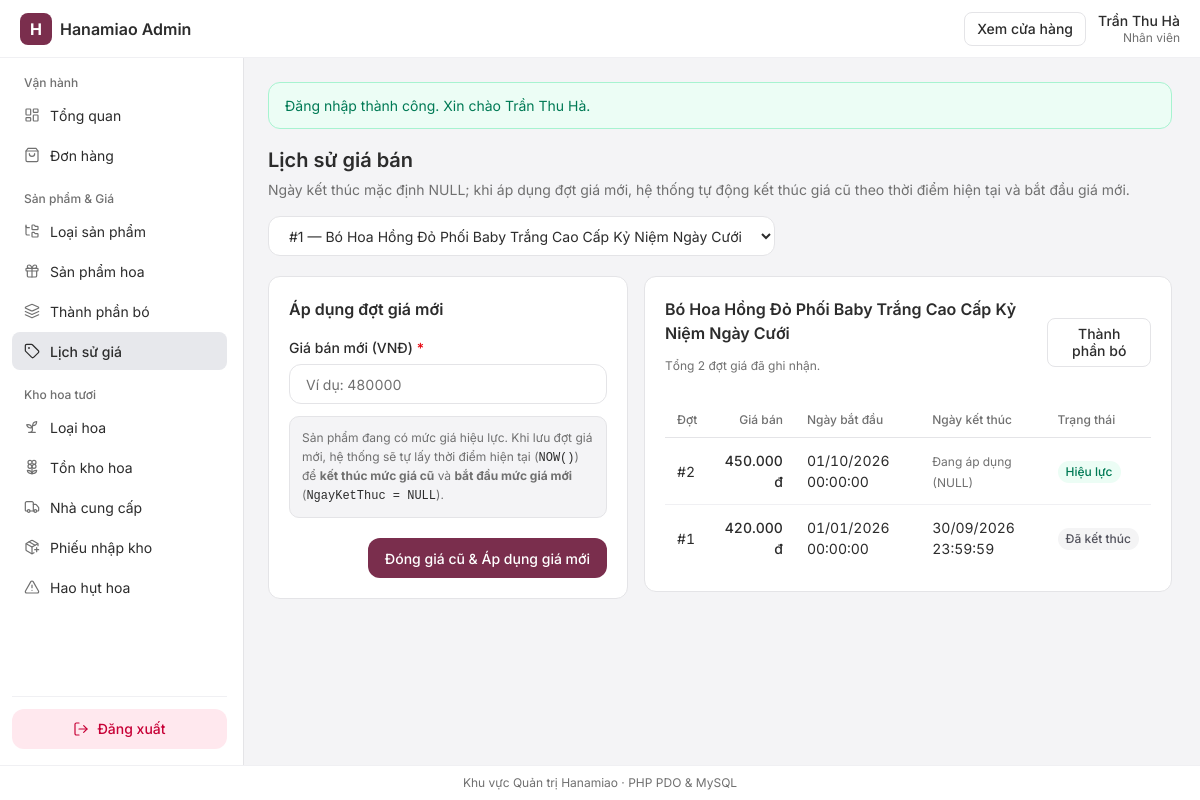
The app's page /admin/index.php?page=product_prices (signed in) with its own data.
### tables this page shows
CREATE TABLE IF NOT EXISTS `SanPham` (
    `ID_SP` INT UNSIGNED NOT NULL AUTO_INCREMENT,
    `TenSanPham` VARCHAR(180) NOT NULL,
    `ID_LSP` INT UNSIGNED NOT NULL,
    `HinhAnh` VARCHAR(255) DEFAULT NULL,
    `MoTa` TEXT DEFAULT NULL,
    `TrangThai` TINYINT(1) NOT NULL DEFAULT 1,
    PRIMARY KEY (`ID_SP`),
    KEY `idx_sp_lsp` (`ID_LSP`),
    KEY `idx_sp_trangthai` (`TrangThai`),
    CONSTRAINT `fk_sanpham_loaisanpham` FOREIGN KEY (`ID_LSP`)
        REFERENCES `LoaiSanPham` (`ID_LSP`) ON UPDATE CASCADE ON DELETE RESTRICT
);

CREATE TABLE IF NOT EXISTS `LichSuGia` (
    `ID_GB` INT UNSIGNED NOT NULL AUTO_INCREMENT,
    `ID_SP` INT UNSIGNED NOT NULL,
    `GiaBan` DECIMAL(12, 0) NOT NULL,
    `NgayBatDau` DATETIME NOT NULL DEFAULT CURRENT_TIMESTAMP,
    `NgayKetThuc` DATETIME DEFAULT NULL,
    PRIMARY KEY (`ID_GB`),
    KEY `idx_lsg_sp_ngay` (`ID_SP`, `NgayBatDau`, `NgayKetThuc`),
    CONSTRAINT `fk_lsg_sanpham` FOREIGN KEY (`ID_SP`)
        REFERENCES `SanPham` (`ID_SP`) ON UPDATE CASCADE ON DELETE CASCADE
);

### functions/helpers.php (called while the page is built, shortened)
<?php
function h(mixed $value): string
{
    return htmlspecialchars((string)($value ?? ''), ENT_QUOTES, 'UTF-8');
}
function formatMoney(float|int|string|null $amount): string
{
    return number_format((float)$amount, 0, ',', '.') . ' đ';
}
function formatDate(?string $datetime, string $format = 'd/m/Y H:i'): string
{
    $timestamp = strtotime($datetime);
    return $timestamp === false ? h($datetime) : date($format, $timestamp);
}

### admin/pages/product_prices.php (the view, shortened to what this page needs)
<?php
$products = [];
$priceHistory = [];
$selectedSp = isset($_GET['sp']) ? (int)$_GET['sp'] : 0;
$selectedProduct = null;
$hasOpenPrice = false;
if ($pdo instanceof PDO) {
    try {
        $products = $pdo->query('SELECT ID_SP, TenSanPham FROM SanPham ORDER BY ID_SP ASC')->fetchAll();
        if ($selectedSp === 0 && count($products) > 0) {
            $selectedSp = (int)$products[0]['ID_SP'];
        }
        foreach ($products as $p) {
            if ((int)$p['ID_SP'] === $selectedSp) {
                $selectedProduct = $p;
                break;
            }
        }
        if ($selectedProduct !== null) {
            $stmt = $pdo->prepare(
                'SELECT ID_GB, ID_SP, GiaBan, NgayBatDau, NgayKetThuc
                 FROM LichSuGia
                 WHERE ID_SP = ?
                 ORDER BY (NgayKetThuc IS NULL) DESC, NgayBatDau DESC, ID_GB DESC'
            );
            $stmt->execute([$selectedSp]);
            $priceHistory = $stmt->fetchAll();
            foreach ($priceHistory as $row) {
                if ($row['NgayKetThuc'] === null) {
                    $hasOpenPrice = true;
                    break;
                }
            }
        }
    } catch (PDOException $exception) {
        error_log('[Hanamiao Admin Prices] ' . $exception->getMessage());
        $dbError = 'Không thể tải lịch sử giá bán.';
    }
}
?>
<div class="admin-page-head">
    <div>
        <h1 class="admin-page-title">Lịch sử giá bán</h1>
        <p class="admin-page-subtitle">Ngày kết thúc mặc định NULL; khi áp dụng đợt giá mới, hệ thống tự động kết thúc giá cũ theo thời điểm hiện tại và bắt đầu giá mới.</p>
    </div>
    <form method="get" action="index.php" class="admin-inline-select">
        <select name="sp" class="admin-input" onchange="this.form.submit()" aria-label="Chọn sản phẩm">
            <?php foreach ($products as $p): ?>
                <?php $pid = (int)$p['ID_SP']; ?>
                <option value="<?php echo $pid; ?>"<?php echo $selectedSp === $pid ? ' selected' : ''; ?>>
                    #<?php echo $pid; ?> — <?php echo h($p['TenSanPham']); ?>
                </option>
            <?php endforeach; ?>
        </select>
    </form>
</div>
<?php if ($selectedProduct === null): ?>
    <section class="admin-card admin-empty">
        <p class="admin-muted">Chưa có sản phẩm nào để thiết lập giá bán.</p>
        <a class="admin-btn admin-btn-primary" href="index.php?page=products">Tạo sản phẩm đầu tiên</a>
    </section>
<?php else: ?>
    <div class="admin-split-grid">
        <section class="admin-card">
            <div class="admin-card-head">
                <h2 class="admin-card-title"><?php echo $hasOpenPrice ? 'Áp dụng đợt giá mới' : 'Thiết lập giá bán ban đầu'; ?></h2>
            </div>
            <form action="actions/price_save.php" method="post" class="admin-form">
                <div class="admin-field">
                    <label for="gia_ban" class="admin-label">Giá bán mới (VNĐ) <span class="required-mark">*</span></label>
                    <input id="gia_ban" name="gia_ban" type="number" min="0" step="1000" class="admin-input tabular-nums" placeholder="Ví dụ: 480000" required>
                </div>
                <?php if ($hasOpenPrice): ?>
                    <div class="admin-info-note">
                        Sản phẩm đang có mức giá hiệu lực. Khi lưu đợt giá mới, hệ thống sẽ tự lấy thời điểm hiện tại (<code>NOW()</code>) để <strong>kết thúc mức giá cũ</strong> và <strong>bắt đầu mức giá mới</strong> (<code>NgayKetThuc = NULL</code>).
                    </div>
                <?php endif; ?>
                <div class="admin-form-actions">
                    <button type="submit" class="admin-btn admin-btn-primary">
                        <?php echo $hasOpenPrice ? 'Đóng giá cũ & Áp dụng giá mới' : 'Lưu giá bán'; ?>
                    </button>
                </div>
            </form>
        </section>
        <section class="admin-card">
            <div class="admin-card-head">
                <div>
                    <h2 class="admin-card-title"><?php echo h($selectedProduct['TenSanPham']); ?></h2>
                    <p class="cell-sub">Tổng <?php echo count($priceHistory); ?> đợt giá đã ghi nhận.</p>
                </div>
                <a class="admin-btn admin-btn-outline admin-btn-sm" href="index.php?page=product_bom&amp;sp=<?php echo $selectedSp; ?>">Thành phần bó</a>
            </div>
            <?php if (count($priceHistory) === 0): ?>
                <div class="admin-empty-inline"><p class="admin-muted">Sản phẩm chưa có lịch sử giá bán.</p></div>
            <?php else: ?>
                <div class="admin-table-wrap">
                    <table class="admin-table">
                        <thead>
                            <tr>
                                <th>Đợt</th>
                                <th class="text-right">Giá bán</th>
                                <th>Ngày bắt đầu</th>
                                <th>Ngày kết thúc</th>
                                <th>Trạng thái</th>
                            </tr>
                        </thead>
                        <tbody>
                            <?php foreach ($priceHistory as $row): ?>
                                <?php $isCurrent = ($row['NgayKetThuc'] === null); ?>
                                <tr>
                                    <td class="tabular-nums">#<?php echo (int)$row['ID_GB']; ?></td>
                                    <td class="text-right tabular-nums font-medium"><?php echo h(formatMoney($row['GiaBan'])); ?></td>
                                    <td class="tabular-nums"><?php echo h(formatDate((string)$row['NgayBatDau'], 'd/m/Y H:i:s')); ?></td>
                                    <td class="tabular-nums">
                                        <?php echo $isCurrent ? '<span class="cell-sub">Đang áp dụng (NULL)</span>' : h(formatDate((string)$row['NgayKetThuc'], 'd/m/Y H:i:s')); ?>
                                    </td>
                                    <td>
                                        <span class="admin-badge <?php echo $isCurrent ? 'badge-success' : 'badge-neutral'; ?>">
                                            <?php echo $isCurrent ? 'Hiệu lực' : 'Đã kết thúc'; ?>
                                        </span>
                                    </td>
                                </tr>
                            <?php endforeach; ?>
                        </tbody>
                    </table>
                </div>
            <?php endif; ?>
        </section>
    </div>
<?php endif; ?>

### css/tokens.css (style rules this page uses)
:root { color-scheme: light; --app-font: "Inter", ui-sans-serif, system-ui, -apple-system, "Segoe UI", Roboto, sans-serif; --primary: #7a2e4d; --primary-hover: #63233d; --primary-foreground: #ffffff; --primary-light: rgba(122, 46, 77, 0.08); --background: #f4f4f6; --surface: #ffffff; --surface-overlay: #ffffff; --foreground: #2c2c2c; --muted: #707070; --border: #f0f0f3; --border-strong: #e4e4e7; --border-focus: var(--primary); --ring-focus: rgba(122, 46, 77, 0.12); --item-hover: #f4f4f6; --surface-hover: #f8f8fa; --background-hover: #e7e7ea; --secondary: #e7e8ec; --secondary-hover: #dbdce2; --button-hover-surface: #f1f1f3; --button-hover-page: #e4e4e7; --button-hover: var(--button-hover-surface); --elevation-popover: 0 10px 15px -3px rgb(0 0 0 / 0.1), 0 4px 6px -4px rgb(0 0 0 / 0.1); --elevation-modal: 0 20px 25px -5px rgb(0 0 0 / 0.1), 0 8px 10px -6px rgb(0 0 0 / 0.1); --danger: #c70036; --danger-bg: rgb(255 32 86 / 0.1); --danger-bg-hover: rgb(255 32 86 / 0.15); --error: #fb2c36; --error-ring: rgb(251 44 54 / 0.1); --error-text: #e7000b; --error-bg: #fef2f2; --error-border: #ffc9c9; --error-strong: #c10007; --success-bg: #ecfdf5; --success: #007a55; --warning-bg: #fffbeb; --warning: #bb4d00; --neutral-bg: #f4f4f5; --neutral: #52525c; --text-xs: 0.75rem; --text-sm: 0.875rem; --text-base: 1rem; --text-lg: 1.125rem; --text-xl: 1.25rem; --text-2xl: 1.5rem; --text-3xl: 1.875rem; --space-1: 4px; --space-2: 8px; --space-3: 12px; --space-4: 16px; --space-5: 20px; --space-6: 24px; --space-8: 32px; --space-10: 40px; --radius-sm: 8px; --radius-md: 10px; --radius-lg: 12px; --radius-full: 9999px; --transition-fast: 150ms cubic-bezier(0.22, 1, 0.36, 1); --transition-base: 220ms cubic-bezier(0.22, 1, 0.36, 1); }
*, *::before, *::after { box-sizing: border-box; }
body { margin: 0; font-family: var(--app-font); font-size: var(--text-sm); line-height: 1.5; color: var(--foreground); background-color: var(--background); -webkit-font-smoothing: antialiased; -moz-osx-font-smoothing: grayscale; }
.tabular-nums { font-variant-numeric: tabular-nums; }
* { --scrollbar-thumb: transparent; }

### records on screen
sanpham: TenSanPham "Bó Hoa Hồng Đỏ Phối Baby Trắng Cao Cấp Kỷ Niệm Ngày Cưới"
lichsugia: ID_GB "2", GiaBan "450.000 đ", NgayBatDau "01/10/2026 00:00:00", shows "Đang áp dụng (NULL)", shows "Hiệu lực"
lichsugia: ID_GB "1", GiaBan "420.000 đ", NgayBatDau "01/01/2026 00:00:00", NgayKetThuc "30/09/2026 23:59:59", shows "Đã kết thúc"

### other values on screen
$adminName "Trần Thu Hà"
$adminRoleLabel "Nhân viên"
$groupName "Vận hành"
$item['label'] "Tổng quan"
$item['label'] "Đơn hàng"
$groupName "Sản phẩm & Giá"
$item['label'] "Loại sản phẩm"
$item['label'] "Sản phẩm hoa"
$item['label'] "Thành phần bó"
$item['label'] "Lịch sử giá"
$groupName "Kho hoa tươi"
$item['label'] "Loại hoa"
$item['label'] "Tồn kho hoa"
$item['label'] "Nhà cung cấp"
$item['label'] "Phiếu nhập kho"
